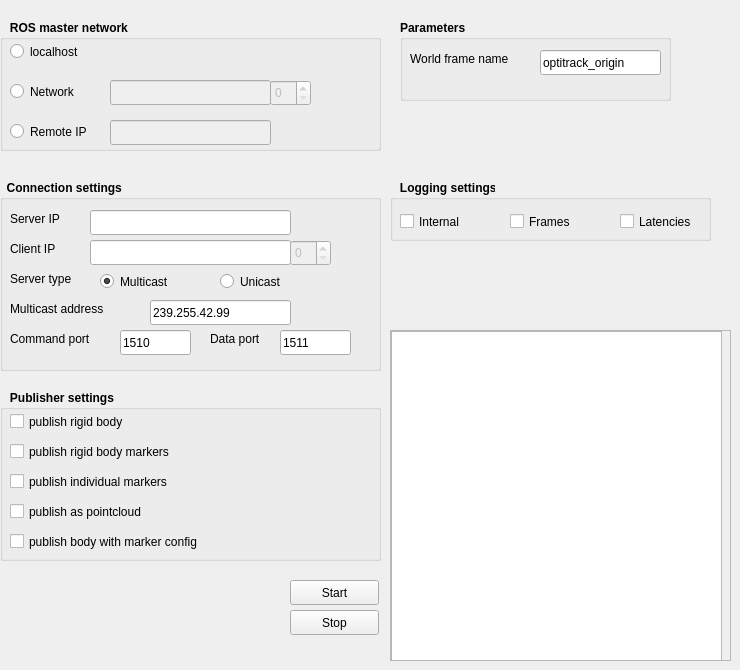
      <widget class="QWidget" name="control_tab">
       <attribute name="title">
        <string>Control</string>
       </attribute>
       <widget class="QGroupBox" name="ros_master">
        <property name="geometry">
         <rect>
          <x>0</x>
          <y>20</y>
          <width>381</width>
          <height>131</height>
         </rect>
        </property>
        <property name="font">
         <font>
          <weight>75</weight>
          <bold>true</bold>
         </font>
        </property>
        <property name="title">
         <string>   ROS master network</string>
        </property>
        <widget class="QRadioButton" name="localhost_radio">
         <property name="geometry">
          <rect>
           <x>10</x>
           <y>20</y>
           <width>81</width>
           <height>23</height>
          </rect>
         </property>
         <property name="font">
          <font>
           <weight>50</weight>
           <bold>false</bold>
          </font>
         </property>
         <property name="text">
          <string>localhost</string>
         </property>
        </widget>
        <widget class="QRadioButton" name="network_radio">
         <property name="geometry">
          <rect>
           <x>10</x>
           <y>60</y>
           <width>81</width>
           <height>23</height>
          </rect>
         </property>
         <property name="font">
          <font>
           <weight>50</weight>
           <bold>false</bold>
          </font>
         </property>
         <property name="text">
          <string>Network</string>
         </property>
        </widget>
        <widget class="QRadioButton" name="remoteip_radio">
         <property name="geometry">
          <rect>
           <x>10</x>
           <y>100</y>
           <width>101</width>
           <height>23</height>
          </rect>
         </property>
         <property name="font">
          <font>
           <weight>50</weight>
           <bold>false</bold>
          </font>
         </property>
         <property name="text">
          <string>Remote IP</string>
         </property>
        </widget>
        <widget class="QLineEdit" name="remotip_edit">
         <property name="enabled">
          <bool>false</bool>
         </property>
         <property name="geometry">
          <rect>
           <x>110</x>
           <y>100</y>
           <width>161</width>
           <height>25</height>
          </rect>
         </property>
         <property name="font">
          <font>
           <weight>50</weight>
           <bold>false</bold>
          </font>
         </property>
        </widget>
        <widget class="QSpinBox" name="network_spin">
         <property name="enabled">
          <bool>false</bool>
         </property>
         <property name="geometry">
          <rect>
           <x>270</x>
           <y>60</y>
           <width>41</width>
           <height>26</height>
          </rect>
         </property>
         <property name="font">
          <font>
           <weight>50</weight>
           <bold>false</bold>
          </font>
         </property>
         <property name="readOnly">
          <bool>false</bool>
         </property>
         <property name="minimum">
          <number>0</number>
         </property>
        </widget>
        <widget class="QLineEdit" name="text_network">
         <property name="enabled">
          <bool>false</bool>
         </property>
         <property name="geometry">
          <rect>
           <x>110</x>
           <y>60</y>
           <width>161</width>
           <height>25</height>
          </rect>
         </property>
         <property name="font">
          <font>
           <weight>50</weight>
           <bold>false</bold>
          </font>
         </property>
         <property name="readOnly">
          <bool>true</bool>
         </property>
        </widget>
       </widget>
       <widget class="QGroupBox" name="connection_settings">
        <property name="geometry">
         <rect>
          <x>0</x>
          <y>180</y>
          <width>381</width>
          <height>191</height>
         </rect>
        </property>
        <property name="font">
         <font>
          <weight>75</weight>
          <bold>true</bold>
         </font>
        </property>
        <property name="title">
         <string>  Connection settings</string>
        </property>
        <widget class="QLabel" name="label_5">
         <property name="geometry">
          <rect>
           <x>10</x>
           <y>30</y>
           <width>71</width>
           <height>17</height>
          </rect>
         </property>
         <property name="font">
          <font>
           <weight>50</weight>
           <bold>false</bold>
          </font>
         </property>
         <property name="text">
          <string>Server IP </string>
         </property>
        </widget>
        <widget class="QLabel" name="label_6">
         <property name="geometry">
          <rect>
           <x>10</x>
           <y>60</y>
           <width>67</width>
           <height>17</height>
          </rect>
         </property>
         <property name="font">
          <font>
           <weight>50</weight>
           <bold>false</bold>
          </font>
         </property>
         <property name="text">
          <string>Client IP</string>
         </property>
        </widget>
        <widget class="QLabel" name="label_7">
         <property name="geometry">
          <rect>
           <x>10</x>
           <y>90</y>
           <width>81</width>
           <height>17</height>
          </rect>
         </property>
         <property name="font">
          <font>
           <weight>50</weight>
           <bold>false</bold>
          </font>
         </property>
         <property name="text">
          <string>Server type</string>
         </property>
        </widget>
        <widget class="QLabel" name="label_8">
         <property name="geometry">
          <rect>
           <x>10</x>
           <y>120</y>
           <width>131</width>
           <height>17</height>
          </rect>
         </property>
         <property name="font">
          <font>
           <weight>50</weight>
           <bold>false</bold>
          </font>
         </property>
         <property name="text">
          <string>Multicast address</string>
         </property>
        </widget>
        <widget class="QLabel" name="label_9">
         <property name="geometry">
          <rect>
           <x>10</x>
           <y>150</y>
           <width>111</width>
           <height>17</height>
          </rect>
         </property>
         <property name="font">
          <font>
           <weight>50</weight>
           <bold>false</bold>
          </font>
         </property>
         <property name="text">
          <string>Command port</string>
         </property>
        </widget>
        <widget class="QLabel" name="label_10">
         <property name="geometry">
          <rect>
           <x>210</x>
           <y>150</y>
           <width>71</width>
           <height>17</height>
          </rect>
         </property>
         <property name="font">
          <font>
           <weight>50</weight>
           <bold>false</bold>
          </font>
         </property>
         <property name="text">
          <string>Data port</string>
         </property>
        </widget>
        <widget class="QLineEdit" name="textServerIP">
         <property name="geometry">
          <rect>
           <x>90</x>
           <y>30</y>
           <width>201</width>
           <height>25</height>
          </rect>
         </property>
         <property name="font">
          <font>
           <weight>50</weight>
           <bold>false</bold>
          </font>
         </property>
        </widget>
        <widget class="QLineEdit" name="textClientIP">
         <property name="geometry">
          <rect>
           <x>90</x>
           <y>60</y>
           <width>201</width>
           <height>25</height>
          </rect>
         </property>
         <property name="font">
          <font>
           <weight>50</weight>
           <bold>false</bold>
          </font>
         </property>
        </widget>
        <widget class="QRadioButton" name="multicast_radio">
         <property name="geometry">
          <rect>
           <x>100</x>
           <y>90</y>
           <width>112</width>
           <height>23</height>
          </rect>
         </property>
         <property name="font">
          <font>
           <weight>50</weight>
           <bold>false</bold>
          </font>
         </property>
         <property name="text">
          <string>Multicast</string>
         </property>
         <property name="checked">
          <bool>true</bool>
         </property>
        </widget>
        <widget class="QRadioButton" name="unicast_radio">
         <property name="geometry">
          <rect>
           <x>220</x>
           <y>90</y>
           <width>112</width>
           <height>23</height>
          </rect>
         </property>
         <property name="font">
          <font>
           <weight>50</weight>
           <bold>false</bold>
          </font>
         </property>
         <property name="text">
          <string>Unicast</string>
         </property>
        </widget>
        <widget class="QLineEdit" name="textMulticastAddr">
         <property name="geometry">
          <rect>
           <x>150</x>
           <y>120</y>
           <width>141</width>
           <height>25</height>
          </rect>
         </property>
         <property name="font">
          <font>
           <weight>50</weight>
           <bold>false</bold>
          </font>
         </property>
         <property name="inputMask">
          <string/>
         </property>
         <property name="text">
          <string>239.255.42.99</string>
         </property>
         <property name="maxLength">
          <number>32767</number>
         </property>
         <property name="echoMode">
          <enum>QLineEdit::Normal</enum>
         </property>
         <property name="readOnly">
          <bool>false</bool>
         </property>
         <property name="cursorMoveStyle">
          <enum>Qt::LogicalMoveStyle</enum>
         </property>
         <property name="clearButtonEnabled">
          <bool>false</bool>
         </property>
        </widget>
        <widget class="QLineEdit" name="textCommandPort">
         <property name="geometry">
          <rect>
           <x>120</x>
           <y>150</y>
           <width>71</width>
           <height>25</height>
          </rect>
         </property>
         <property name="font">
          <font>
           <weight>50</weight>
           <bold>false</bold>
          </font>
         </property>
         <property name="text">
          <string>1510</string>
         </property>
        </widget>
        <widget class="QLineEdit" name="textDataPort">
         <property name="geometry">
          <rect>
           <x>280</x>
           <y>150</y>
           <width>71</width>
           <height>25</height>
          </rect>
         </property>
         <property name="font">
          <font>
           <weight>50</weight>
           <bold>false</bold>
          </font>
         </property>
         <property name="text">
          <string>1511</string>
         </property>
        </widget>
        <widget class="QSpinBox" name="client_ip_spin">
         <property name="enabled">
          <bool>false</bool>
         </property>
         <property name="geometry">
          <rect>
           <x>290</x>
           <y>60</y>
           <width>41</width>
           <height>26</height>
          </rect>
         </property>
         <property name="font">
          <font>
           <weight>50</weight>
           <bold>false</bold>
          </font>
         </property>
         <property name="readOnly">
          <bool>false</bool>
         </property>
         <property name="minimum">
          <number>0</number>
         </property>
        </widget>
       </widget>
       <widget class="QGroupBox" name="publisher_setting">
        <property name="geometry">
         <rect>
          <x>0</x>
          <y>390</y>
          <width>381</width>
          <height>171</height>
         </rect>
        </property>
        <property name="font">
         <font>
          <weight>75</weight>
          <bold>true</bold>
         </font>
        </property>
        <property name="title">
         <string>   Publisher settings</string>
        </property>
        <widget class="QCheckBox" name="pub_rb">
         <property name="geometry">
          <rect>
           <x>10</x>
           <y>20</y>
           <width>351</width>
           <height>23</height>
          </rect>
         </property>
         <property name="font">
          <font>
           <weight>50</weight>
           <bold>false</bold>
          </font>
         </property>
         <property name="text">
          <string>publish rigid body</string>
         </property>
        </widget>
        <widget class="QCheckBox" name="pub_rbm">
         <property name="geometry">
          <rect>
           <x>10</x>
           <y>50</y>
           <width>351</width>
           <height>23</height>
          </rect>
         </property>
         <property name="font">
          <font>
           <weight>50</weight>
           <bold>false</bold>
          </font>
         </property>
         <property name="text">
          <string>publish rigid body markers</string>
         </property>
        </widget>
        <widget class="QCheckBox" name="pub_im">
         <property name="geometry">
          <rect>
           <x>10</x>
           <y>80</y>
           <width>351</width>
           <height>23</height>
          </rect>
         </property>
         <property name="font">
          <font>
           <weight>50</weight>
           <bold>false</bold>
          </font>
         </property>
         <property name="text">
          <string>publish individual markers</string>
         </property>
        </widget>
        <widget class="QCheckBox" name="pub_pc">
         <property name="geometry">
          <rect>
           <x>10</x>
           <y>110</y>
           <width>351</width>
           <height>23</height>
          </rect>
         </property>
         <property name="font">
          <font>
           <weight>50</weight>
           <bold>false</bold>
          </font>
         </property>
         <property name="text">
          <string>publish as pointcloud</string>
         </property>
        </widget>
        <widget class="QCheckBox" name="pub_rbwmc">
         <property name="geometry">
          <rect>
           <x>10</x>
           <y>140</y>
           <width>351</width>
           <height>23</height>
          </rect>
         </property>
         <property name="font">
          <font>
           <weight>50</weight>
           <bold>false</bold>
          </font>
         </property>
         <property name="text">
          <string>publish body with marker config</string>
         </property>
        </widget>
       </widget>
       <widget class="QGroupBox" name="logging_settings">
        <property name="geometry">
         <rect>
          <x>390</x>
          <y>180</y>
          <width>321</width>
          <height>61</height>
         </rect>
        </property>
        <property name="font">
         <font>
          <weight>75</weight>
          <bold>true</bold>
         </font>
        </property>
        <property name="title">
         <string>   Logging settings</string>
        </property>
        <widget class="QCheckBox" name="log_internal">
         <property name="geometry">
          <rect>
           <x>10</x>
           <y>30</y>
           <width>92</width>
           <height>23</height>
          </rect>
         </property>
         <property name="font">
          <font>
           <weight>50</weight>
           <bold>false</bold>
          </font>
         </property>
         <property name="text">
          <string>Internal</string>
         </property>
        </widget>
        <widget class="QCheckBox" name="log_frames">
         <property name="geometry">
          <rect>
           <x>120</x>
           <y>30</y>
           <width>92</width>
           <height>23</height>
          </rect>
         </property>
         <property name="font">
          <font>
           <weight>50</weight>
           <bold>false</bold>
          </font>
         </property>
         <property name="text">
          <string>Frames</string>
         </property>
        </widget>
        <widget class="QCheckBox" name="log_latencies">
         <property name="geometry">
          <rect>
           <x>230</x>
           <y>30</y>
           <width>92</width>
           <height>23</height>
          </rect>
         </property>
         <property name="font">
          <font>
           <weight>50</weight>
           <bold>false</bold>
          </font>
         </property>
         <property name="text">
          <string>Latencies</string>
         </property>
        </widget>
       </widget>
       <widget class="QPushButton" name="start_node">
        <property name="geometry">
         <rect>
          <x>290</x>
          <y>580</y>
          <width>89</width>
          <height>25</height>
         </rect>
        </property>
        <property name="text">
         <string>Start</string>
        </property>
       </widget>
       <widget class="QScrollArea" name="outputBox_scroll">
        <property name="geometry">
         <rect>
          <x>390</x>
          <y>330</y>
          <width>341</width>
          <height>331</height>
         </rect>
        </property>
        <property name="widgetResizable">
         <bool>true</bool>
        </property>
        <widget class="QWidget" name="scrollAreaWidgetContents_2">
         <property name="geometry">
          <rect>
           <x>0</x>
           <y>0</y>
           <width>339</width>
           <height>329</height>
          </rect>
         </property>
         <widget class="QTextEdit" name="outputBox">
          <property name="geometry">
           <rect>
            <x>0</x>
            <y>0</y>
            <width>331</width>
            <height>331</height>
           </rect>
          </property>
          <property name="readOnly">
           <bool>true</bool>
          </property>
         </widget>
        </widget>
       </widget>
       <widget class="QGroupBox" name="parameters">
        <property name="geometry">
         <rect>
          <x>400</x>
          <y>20</y>
          <width>271</width>
          <height>81</height>
         </rect>
        </property>
        <property name="font">
         <font>
          <weight>75</weight>
          <bold>true</bold>
         </font>
        </property>
        <property name="title">
         <string>Parameters</string>
        </property>
        <widget class="QLabel" name="label_11">
         <property name="geometry">
          <rect>
           <x>10</x>
           <y>30</y>
           <width>131</width>
           <height>17</height>
          </rect>
         </property>
         <property name="font">
          <font>
           <weight>50</weight>
           <bold>false</bold>
          </font>
         </property>
         <property name="text">
          <string>World frame name</string>
         </property>
        </widget>
        <widget class="QLineEdit" name="textFrameName">
         <property name="geometry">
          <rect>
           <x>140</x>
           <y>30</y>
           <width>121</width>
           <height>25</height>
          </rect>
         </property>
         <property name="font">
          <font>
           <weight>50</weight>
           <bold>false</bold>
          </font>
         </property>
         <property name="text">
          <string notr="true">optitrack_origin</string>
         </property>
        </widget>
       </widget>
       <widget class="QPushButton" name="stop_node">
        <property name="geometry">
         <rect>
          <x>290</x>
          <y>610</y>
          <width>89</width>
          <height>25</height>
         </rect>
        </property>
        <property name="text">
         <string>Stop</string>
        </property>
       </widget>
      </widget>
